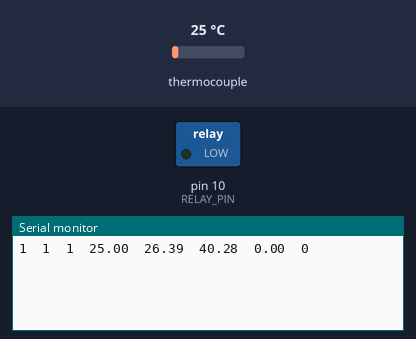
A sketch run on a simulated Arduino Uno, built with avr-gcc and run on an emulated ATmega328P. Parts: switched loads named in the sketch (green lamp = pin HIGH), the last lines printed to the serial monitor. The inputs (shaded band) are chosen by the test bench; at power-on: thermocouple 25 °C. Pins used as bus, display or sensor lines are not drawn.

Above: at 1.8 s.
1.9 s: thermocouple set to 6 °C
At 2.8 s:
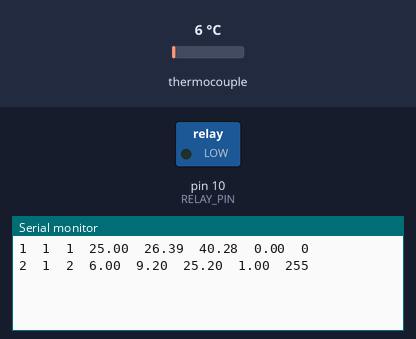
3.4 s: thermocouple set to 75 °C
At 4.8 s:
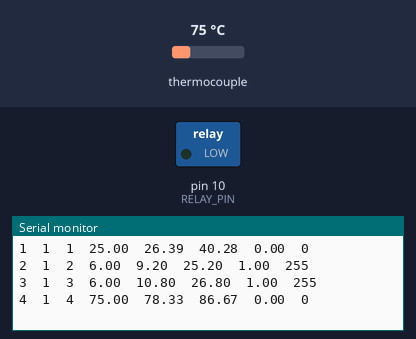
Timing chart, 0 to 6.4 s (numbered marks = the images above; inputs shaded):
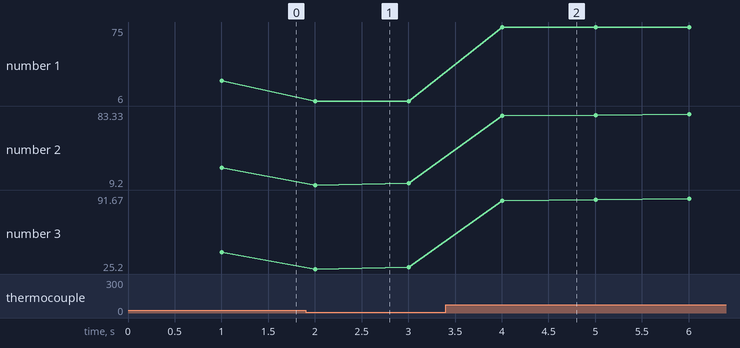

The sketch:

Reflow.ino
```cpp
#include "Config.h"
#include "ReflowProfile.h"
#include "Owen.h"
#include "Relay.h"
#include "ReflowProfile.h"

#include <PID_v1.h>
#include <max6675.h>
#include <SPI.h>

Owen owen = Owen();
Relay relay = Relay(RELAY_PIN, LOW);

int seconds = 1;

long previousMillis = 0;

void setup() {
  DEBUG.begin(9600);
  owen.init();
}

void loop() {
  if (millis() - previousMillis > 1000) {
    previousMillis = millis();

    owen.tick();
    owen.isHeaterOn() ? relay.setClosed() : relay.setOpen();


    DEBUG.print(seconds);
    DEBUG.print("\t");
    DEBUG.print(owen.getProfile().state);
    DEBUG.print("\t");
    DEBUG.print(owen.getProfile().getStateSecondsByTime(owen.getProfile().seconds));
    DEBUG.print("\t");
    DEBUG.print(owen.getTemperature());
    DEBUG.print("\t");
    DEBUG.print(owen.getProfile().getTargetTemperature(owen.getProfile().seconds));
    DEBUG.print("\t");
    DEBUG.print(owen.getProfile().getTargetTemperature(owen.getProfile().seconds + 10));
    DEBUG.print("\t");
    DEBUG.print(owen.getPidValue());
    DEBUG.print("\t");
    DEBUG.println(owen.isHeaterOn() * 255);

    seconds++;

  }

}
```

Owen.cpp
```cpp
#include "Owen.h"
#include "Config.h"
#include <max6675.h>

Owen::Owen() :
  pid((double*) &temperature, (double*) &pidValue, (double*) &targetTemperature, PID_P, PID_I, PID_D, DIRECT)
{
  thermocouple = new MAX6675(THERMO_CLK, THERMO_CS, THERMO_DO);
  profile = ReflowProfile();
}

void Owen::init() {
  pid.SetOutputLimits(0, 1);
  pid.SetMode(AUTOMATIC);
  pid.SetTunings(PID_P, PID_I, PID_D);

}

void Owen::tick() {
  temperature = getTemperature();
  profile.setStartTemp(temperature);

  profile.tick(temperature);

  setTargetTemperature(profile.getTargetTemperature(profile.seconds + 10));

  pid.Compute();

  pidValue == 1 ? setHeaterOn() : setHeaterOff();

  if (profile.state == REFLOW_STATE_COOL) {
    setHeaterOff();
  }
}

ReflowProfile Owen::getProfile() {
  return profile;
}

void Owen::setTargetTemperature(float temperature) {
  targetTemperature = temperature;
}

float Owen::getTargetTemperature() {
  return targetTemperature;
}

float Owen::getTemperature() {
  return (float) thermocouple->readCelsius();
}

void Owen::setHeaterOn() {
  heaterState = true;
}

void Owen::setHeaterOff() {
  heaterState = false;
}

boolean Owen::isHeaterOn() {
  return heaterState == true;
}

float Owen::getPidValue() {
  return pidValue;
}
```

Owen.h
```cpp
#ifndef OWEN_H
#define OWEN_H

#include <Arduino.h>
#include <PID_v1.h>
#include "ReflowProfile.h"

class MAX6675;

class Owen {

  public:
    Owen();

    void init();
    float getTemperature();
    void calculateTemperature();
    void tick();
    void setHeaterOn();
    void setHeaterOff();
    boolean isHeaterOn();
    void setTargetTemperature(float temperature);
    float getTargetTemperature();
    float getPidValue();
    ReflowProfile getProfile();

  protected:
    boolean heaterState;
    float temperature;
    float targetTemperature;
    PID pid;
    float pidValue;
    MAX6675 *thermocouple;
    ReflowProfile profile;
};

#endif
```

ReflowProfile.cpp
```cpp
#include "ReflowProfile.h"
#include "Config.h"

ReflowProfile::ReflowProfile() {
  // timing
//  profile.heatingElementTime = 40.0f;
  profile.preheatingTime = 90.0f;
  profile.soakingTime = 80.0f;
  profile.reflowTime = 30.0f;
  profile.reflowingTime = 30.0f;
  profile.coolingTime = 180.0f;

  // temperatures
//  profile.heatingElementTemp = 80.0f;
  profile.preheatingTemp = 150.0f;
  profile.soakingTemp = 215.0f;
  profile.reflowTemp = 250.0f;
  profile.reflowingTemp = 250.0f;
  profile.coolingTemp = 50.0f;

  state = REFLOW_STATE_PREHEAT;
}

void ReflowProfile::tick(float temp) {
  seconds = (int) ((millis()) / 1000);
  state = getStateByTime(seconds);
}

float ReflowProfile::getTargetTemperature(int seconds) {
  float time;
  float targetTemp;
  float previousTargetTemp;
  float calculatedTemp;
  int direction = 1;

  switch (getStateByTime(seconds)) {
    /*case REFLOW_STATE_HEATING_ELEMENT:
      time = profile.heatingElementTime;
      targetTemp = profile.heatingElementTemp;
      previousTargetTemp = profile.startTemp;
      break;*/
    case REFLOW_STATE_PREHEAT:
      time = profile.preheatingTime;
      targetTemp = profile.preheatingTemp;
      previousTargetTemp = profile.startTemp;
      break;
    case REFLOW_STATE_SOAK:
      time = profile.soakingTime;
      targetTemp = profile.soakingTemp;
      previousTargetTemp = profile.preheatingTemp;
      break;
    case REFLOW_STATE_REFLOW:
      time = profile.reflowTime;
      targetTemp = profile.reflowTemp;
      previousTargetTemp = profile.soakingTemp;
      break;
    case REFLOW_STATE_REFLOWING:
      time = profile.reflowingTime;
      targetTemp = profile.reflowingTemp;
      previousTargetTemp = profile.reflowTemp;
      break;
    case REFLOW_STATE_COOL:
      time = profile.coolingTime;
      targetTemp = profile.coolingTemp;
      previousTargetTemp = profile.reflowingTemp;
      direction = -1;
      break;
  }

  calculatedTemp = previousTargetTemp + (100 / time * getStateSecondsByTime(seconds) / 100 * (targetTemp - previousTargetTemp));

  if (direction == 1) {
    return calculatedTemp < targetTemp ? calculatedTemp : targetTemp;
  } else {
    return calculatedTemp > targetTemp ? calculatedTemp : targetTemp;
  }
}

int ReflowProfile::getStateByTime(int seconds) {
  int time = 0;
  /*if ((time = profile.heatingElementTime) > seconds) {
    return REFLOW_STATE_HEATING_ELEMENT;
  } else */if ((time += profile.preheatingTime) > seconds) {
    return REFLOW_STATE_PREHEAT;
  } else if ((time += profile.soakingTime) > seconds) {
    return REFLOW_STATE_SOAK;
  } else if ((time += profile.reflowTime) > seconds) {
    return REFLOW_STATE_REFLOW;
  } else if ((time += profile.reflowingTime) > seconds) {
    return REFLOW_STATE_REFLOWING;
  } else if ((time += profile.coolingTime) > seconds) {
    return REFLOW_STATE_COOL;
  }

  return -1;
}

int ReflowProfile::getStateSecondsByTime(int seconds) {
  int time = 0;
  /*if ((time = profile.heatingElementTime) > seconds) {
    return seconds;
  } else */if ((time += profile.preheatingTime) > seconds) {
    return seconds/* - profile.heatingElementTime*/;
  } else if ((time += profile.soakingTime) > seconds) {
    return seconds/* - profile.heatingElementTime*/ - profile.preheatingTime;
  } else if ((time += profile.reflowTime) > seconds) {
    return seconds/* - profile.heatingElementTime*/ - profile.preheatingTime - profile.soakingTime;
  } else if ((time += profile.reflowingTime) > seconds) {
    return seconds/* - profile.heatingElementTime*/ - profile.preheatingTime - profile.soakingTime - profile.reflowTime;
  } else if ((time += profile.coolingTime) > seconds) {
    return seconds/* - profile.heatingElementTime*/ - profile.preheatingTime - profile.soakingTime - profile.reflowTime - profile.reflowingTime;
  }

  return 0;
}

void ReflowProfile::setStartTemp(float temp) {
  profile.startTemp = temp;
}
```

ReflowProfile.h
```cpp
#ifndef REFLOWPROFILE_H
#define REFLOWPROFILE_H

#include <Arduino.h>

/*
* Temperature (Degree Celcius)                 Magic Happens Here!
* 245-|                                               x  x
*     |                                            x        x
*     |                                         x              x
*     |                                      x                    x
* 200-|                                   x                          x
*     |                              x    |                          |   x
*     |                         x         |                          |       x
*     |                    x              |                          |
* 150-|               x                   |                          |
*     |             x |                   |                          |
*     |           x   |                   |                          |
*     |         x     |                   |                          |
*     |       x       |                   |                          |
*     |     x         |                   |                          |
*     |   x           |                   |                          |
* 30 -| x             |                   |                          |
*     |<  60 - 90 s  >|<    90 - 120 s   >|<       90 - 120 s       >|
*     | Preheat Stage |   Soaking Stage   |       Reflow Stage       | Cool
*  0  |_ _ _ _ _ _ _ _|_ _ _ _ _ _ _ _ _ _|_ _ _ _ _ _ _ _ _ _ _ _ _ _ _ _ _ _
*                                                                Time (Seconds)
*/

class ReflowProfile {

//  #define REFLOW_STATE_HEATING_ELEMENT 0
  #define REFLOW_STATE_PREHEAT 1
  #define REFLOW_STATE_SOAK 2
  #define REFLOW_STATE_REFLOW 3
  #define REFLOW_STATE_REFLOWING 4
  #define REFLOW_STATE_COOL 5

  public:
    struct Profile {
      // timing
 //     float heatingElementTime;
      float preheatingTime;
      float soakingTime;
      float reflowTime;
      float reflowingTime;
      float peakTime;
      float coolingTime;

      // temperatures
      float startTemp;
//      float heatingElementTemp;
      float preheatingTemp;
      float soakingTemp;
      float reflowTemp;
      float reflowingTemp;
      float coolingTemp;
    };

    ReflowProfile();
    void init();
    void tick(float temp);
    float getTargetTemperature(int seconds);
    int getStateByTime(int seconds);
    int getStateSecondsByTime(int seconds);
    void setStartTemp(float temp);

    int state;
    int seconds;

  protected:
    void calculateState(float temp);

    Profile profile;
};

#endif
```

Relay.cpp
```cpp
#include "Relay.h"
#include "Config.h"

Relay::Relay(int pin, int connectedLevel) :
  pin(pin),
  connectedLevel(connectedLevel),
  state(RELAY_OPEN)
{
  pinMode(pin, OUTPUT);
  setOpen();
}

void Relay::setOpen() {
  state = RELAY_OPEN;
  digitalWrite(pin, getStateValue());
}

void Relay::setClosed() {
  state = RELAY_CLOSED;
  digitalWrite(pin, getStateValue());
}

int Relay::getStateValue() {
  if (state == RELAY_CLOSED) {
    return connectedLevel == HIGH ? LOW : HIGH;
  } else {
    return connectedLevel == HIGH ? HIGH : LOW;
  }
}

boolean Relay::isOpen() {
  return state == RELAY_OPEN;
}
```

Relay.h
```cpp
#ifndef RELAY_H
#define RELAY_H

#include <Arduino.h>

class Relay {

  #define RELAY_OPEN 0
  #define RELAY_CLOSED 1

  public:
    Relay(int pin, int connectedLevel);

    void setOpen();
    void setClosed();
    boolean isOpen();

  private:
    int pin;
    int connectedLevel;
    int state;

    int getStateValue();
};

#endif;
```

Config.h
```cpp
#define THERMO_DO MISO   // data
#define THERMO_CS SS  // chip-select
#define THERMO_CLK SCK // clock

#define RELAY_PIN 10

#define DEBUG Serial

#define PID_P 20
#define PID_I 0.1
#define PID_D 30

#define PID_P_REFLOW 40
#define PID_I_REFLOW 0.1
#define PID_D_REFLOW 35

#define STANDBY_TEMPERATURE 35
```

Measured:
- after the input at 1.9 s, the serial monitor: prints a new line after 0.10 s (image 1)
- after the input at 3.4 s, the serial monitor: prints a new line after 0.61 s (image 2)
- plotted number 1: 25 → 6 after the input at 1.9 s, 6 → 75 after the input at 3.4 s
- plotted number 2: 26.39 → 10.8 after the input at 1.9 s, 10.8 → 83.33 after the input at 3.4 s
- plotted number 3: 40.28 → 26.8 after the input at 1.9 s, 26.8 → 91.67 after the input at 3.4 s
